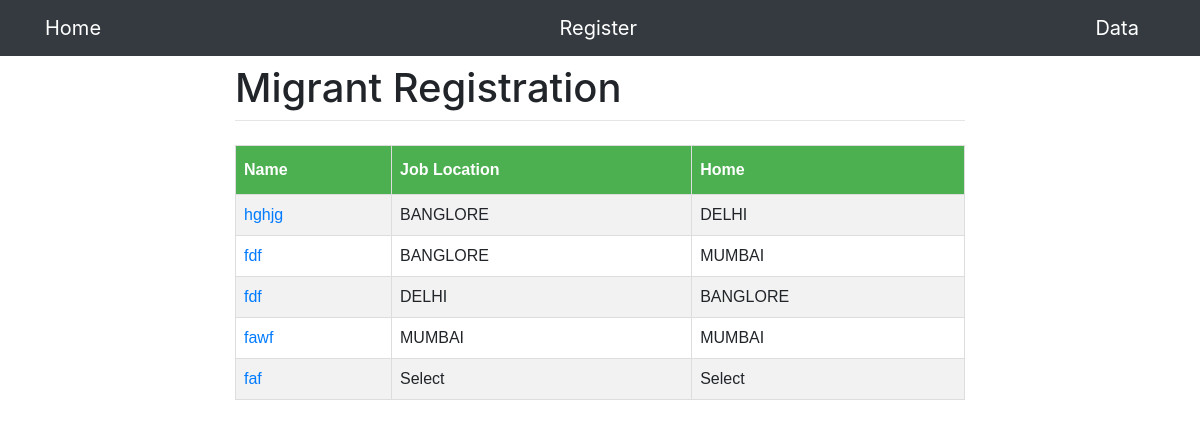
The page / on the database its author committed.
### registration/models.py (models this page shows)
class Person(models.Model):
    name = models.CharField(max_length=130)
    mobile=models.IntegerField(primary_key=True)
    email = models.EmailField(blank=True)
    job_title = models.CharField(max_length=30, blank=True)
    job=models.CharField(max_length=10,choices=LOCATIONCHOICE,default='Select')
    home=models.CharField(max_length=10,choices=LOCATIONCHOICE,default='Select')
    bio = models.TextField(blank=True)

### registration/views.py (the view)
# urls.py: path('', views.IndexView.as_view(), name='index'),
class IndexView(generic.ListView):
    template_name = 'registration/index.html'
    context_object_name = 'latest_person_list'
    def get_queryset(self):
        return Person.objects.order_by('-name')[:5]

### registration/templates/registration/index.html (shortened to what this page needs)
{% extends './base.html' %}
{% block content %}
{% if latest_person_list %}
<table id="customers">
    <tr>
        <th>Name</th>
        <th>Job Location</th>
        <th>Home</th>
      </tr>
        {% for person in latest_person_list %}
            <tr>
            <td><a href="{% url 'registration:detail' person.mobile %}">{{ person.name }}</a></th>
            <td>{{person.job}}</th>
            <td>{{person.home}}</th>
            </tr>
        {% endfor %}
  </table>
  {% else %}
  <p>No polls are available.</p>
  {% endif %}
{% endblock %}

### registration/templates/registration/base.html (shortened to what this page needs)
<!doctype html>
<html lang="en">
  <head>
    <link rel="stylesheet" href="https://stackpath.bootstrapcdn.com/bootstrap/4.1.3/css/bootstrap.min.css">
  </head>
  <body>
    {% block body %}
    <nav class="navbar navbar-expand-lg navbar-dark bg-dark">
      <div class="container">
        <a class="navbar-brand" href="{% url 'registration:index' %}">Home</a>
        <a class="navbar-brand" href="{% url 'registration:register' %}">Register</a>
        <a class="navbar-brand" href="{% url 'registration:data' %}">Data</a>
      </div>
    </nav>
    <div class="container">
      <div class="row justify-content-center">
        <div class="col-8">
          <h1 class="mt-2">Migrant Registration</h1>
          <hr class="mt-0 mb-4">
          {% block content %}
          {% endblock %}
        </div>
      </div>
    </div>
    {% endblock body %}
  </body>
</html>

### registration/templates/registration/index.html (style rules this page uses)
#customers { font-family: Arial, Helvetica, sans-serif; border-collapse: collapse; width: 100%; }
#customers td, #customers th { border: 1px solid #ddd; padding: 8px; }
#customers tr:nth-child(even) { background-color: #f2f2f2; }
#customers th { padding-top: 12px; padding-bottom: 12px; text-align: left; background-color: #4CAF50; color: white; }

### rows shown on the page
Person: name "hghjg", job "BANGLORE", home "DELHI"
Person: name "fdf", job "BANGLORE", home "MUMBAI"
Person: name "fdf", job "DELHI", home "BANGLORE"
Person: name "fawf", job "MUMBAI", home "MUMBAI"
Person: name "faf", job "Select", home "Select"
